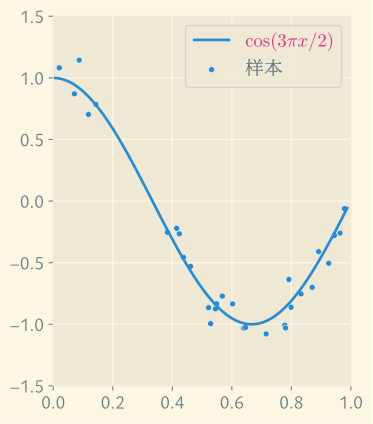

Write the Python code that produced this figure.
import matplotlib.pyplot as plt
import matplotlib.font_manager as fm
import seaborn as sns
import numpy as np


def true_fun(X):
    return np.cos(1.5 * np.pi * X)


np.random.seed(0)

plt.rcParams.update({
    "font.family": ["Ysabeau Office", "LXGW Neo ZhiSong Screen Full"],
    "mathtext.fontset": 'cm',
    "axes.unicode_minus": True,
    "savefig.bbox": "tight",
    'legend.fontsize': 14,
    "xtick.labelsize": 14,
    "ytick.labelsize": 14,
    'text.color': '#586e75',
})

n_samples = 30
X = np.sort(np.random.rand(n_samples))
y = true_fun(X) + np.random.randn(n_samples) * 0.1
X_test = np.arange(0, 1, 0.01)

with plt.style.context('Solarize_Light2'):

    fig, ax = plt.subplots(figsize=(4, 5))
    sns.lineplot(x=X_test, y=true_fun(X_test), label=r"$\cos (3 \pi x  / 2)$", ax=ax)
    sns.scatterplot(x=X, y=y, s=20, label="样本", ax=ax)
    ax.set_xlim((0, 1))
    ax.set_ylim((-1.5, 1.5))

    ax.legend()
    leg = ax.get_legend()
    leg.texts[0].set_color("#d33682")
    plt.savefig("overfitting-sample.svg")
